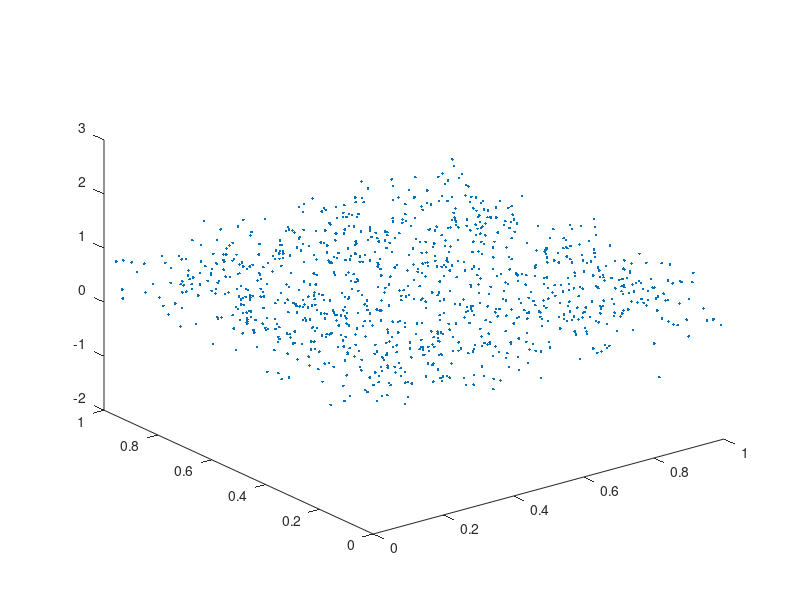

Recreate this plot in MATLAB.
%% Unsere Erweiterung mit dem Charisma-Faktor und dem Abstand
%  19.11.2013 15:40
%  Lukas
%% Initialization
% number of agents
N = 1000;
% number of iterations
iter = 1000;
% convergence parameter
c = 0.004;
% u in [0, 1]
u = 0.35;

% initialize matrix with vectors of opinions
M = zeros(N, iter);
% opinions at the beginning
M(:, 1) = rand(N, 1);
% initialize charisma
gamma = rand(N, 1);
% initialize position
pos = rand(N, 2);
% radius of/factor for "circles of trust" (bloeder Name?)
r1 = 0.2;
f1 = 1.5;
r2 = 0.4;
f2 = 1.25;
f = 1;
%% Calculation
for t=1:iter-1
   % shuffle the rows of the matrix
   newindex = randperm(size(M,1));
   M = M(newindex, :);
   gamma = gamma(newindex);
   pos = pos(newindex, :);
   % interactions
   % (we split the matrix in two halfs)
   half = N/2;
   for j=1:half
       if (abs(M(j, t) - M(j+half, t)) < u)
           f = 1;
           if (norm((pos(j, :)-pos(j+half, :)), 2) < r2)
               f = f2;
               if (norm((pos(j, :)-pos(j+half, :)), 2) < r1)
                   f = f1;
               end
           end
           delta = f*c*(((gamma(j+half))\(gamma(j)+gamma(j+half)))*M(j+half, t) - ((gamma(j))\(gamma(j)+gamma(j+half)))*M(j,t));
           M(j, t+1) = M(j, t) + delta;
           M(j+half, t+1) = M(j+half, t) - delta;
       else
           M(j, t+1) = M(j, t);
           M(j+half, t+1) = M(j+half, t);
       end
   end
end

%% Plot
% for i=1:N-1
    % plot(M(i, :))
    % hold on
% end
% plot(M(N, :));
plot3(pos(:, 1), pos(:, 2), M(:, iter), '.');